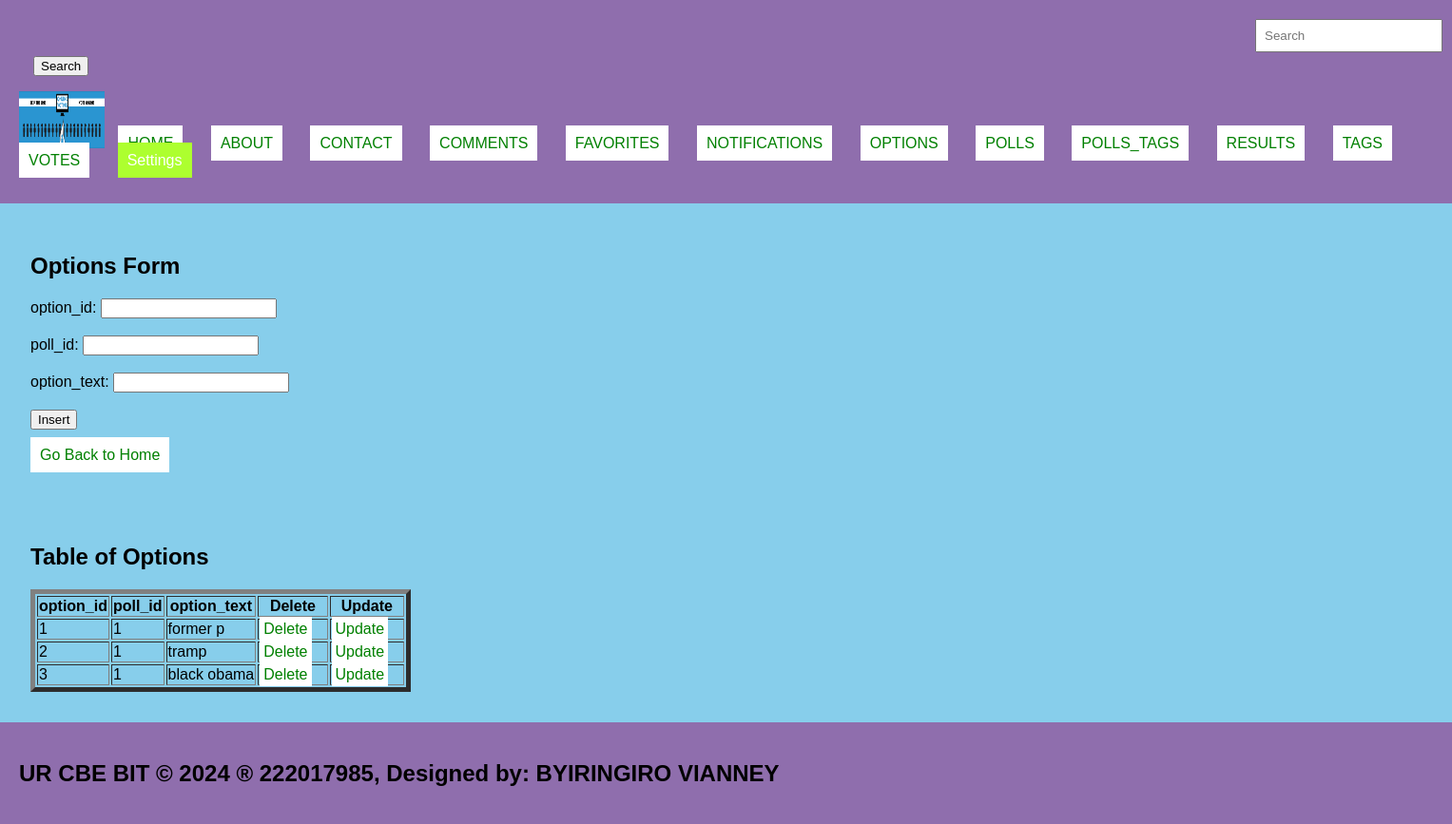
The page /Options.php on the database its author committed.
### tables this page shows
CREATE TABLE `options` (
  `option_id` int(11) NOT NULL,
  `poll_id` int(11) DEFAULT NULL,
  `option_text` text DEFAULT NULL
);

### Options.php (the view, shortened to what this page needs)
<!DOCTYPE html>
<html lang="en">
<head>
  <link rel="stylesheet" type="text/css" href="style.css" title="style 1" media="screen, tv, projection, handheld, print"/>
  </head>
<body bgcolor="skyblue">
<header>
  <form class="d-flex" role="search" action="search.php">
    <input class="form-control me-2" type="search" placeholder="Search" aria-label="Search" name="query">
    <button class="btn btn-outline-success" type="submit">Search</button>
  </form>
  <ul style="list-style-type: none; padding: 0;">
    <li style="display: inline; margin-right: 10px;"><img src="./images/Online-Voting.png" width="90" height="60" alt="Logo"></li>
    <li style="display: inline; margin-right: 10px;"><a href="./home.html">HOME</a></li>
    <li style="display: inline; margin-right: 10px;"><a href="./about.html">ABOUT</a></li>
    <li style="display: inline; margin-right: 10px;"><a href="./contact.html">CONTACT</a></li>
    <li style="display: inline; margin-right: 10px;"><a href="./Comments.php">COMMENTS</a></li>
    <li style="display: inline; margin-right: 10px;"><a href="./Favorites.php">FAVORITES</a></li>
    <li style="display: inline; margin-right: 10px;"><a href="./Notifications.php">NOTIFICATIONS</a></li>
    <li style="display: inline; margin-right: 10px;"><a href="./Options.php">OPTIONS</a></li>
    <li style="display: inline; margin-right: 10px;"><a href="./Polls.php">POLLS</a></li>
    <li style="display: inline; margin-right: 10px;"><a href="./Polls_tags.php">POLLS_TAGS</a></li>
    <li style="display: inline; margin-right: 10px;"><a href="./Results.php">RESULTS</a></li>
    <li style="display: inline; margin-right: 10px;"><a href="./Tags.php">TAGS</a></li>
    <li style="display: inline; margin-right: 10px;"><a href="./Votes.php">VOTES</a></li>
    <li class="dropdown" style="display: inline; margin-right: 10px;">
      <a href="#" style="padding: 10px; color: white; background-color: greenyellow; text-decoration: none; margin-right: 15px;">Settings</a>
    </li>
  </ul>
</header>
<section>
  <h1>Options Form</h1>
  <form method="post" action="<?php echo htmlspecialchars($_SERVER["PHP_SELF"]); ?>" onsubmit="return confirmInsert();">
    <label for="optid">option_id:</label>
    <input type="number" id="optid" name="optid"><br><br>
    <label for="pollid">poll_id:</label>
    <input type="number" id="pollid" name="pollid" required><br><br>
    <label for="opttext">option_text:</label>
    <input type="text" id="opttext" name="opttext" required><br><br>
    <input type="submit" name="add" value="Insert"><br><br>
    <a href="./home.html">Go Back to Home</a>
  </form>
</section>
<section>
  <h2>Table of Options</h2>
  <table border="5">
    <tr>
      <th>option_id</th>
      <th>poll_id</th>
      <th>option_text</th>
      <th>Delete</th>
      <th>Update</th>
    </tr>
    <?php
    include "database_connection.php";
    $sql = "SELECT * FROM options";
    $result = $connection->query($sql);
    if ($result->num_rows > 0) {
        while ($row = $result->fetch_assoc()) {
            $optionid = $row['option_id'];
            echo "<tr>
                    <td>" . $row['option_id'] . "</td>
                    <td>" . $row['poll_id'] . "</td>
                    <td>" . $row['option_text'] . "</td>
                    <td><a style='padding:4px' href='delete_Options.php?option_id=$optionid'>Delete</a></td>
                    <td><a style='padding:4px' href='update_Options.php?option_id=$optionid'>Update</a></td>
                </tr>";
        }
    } else {
        echo "<tr><td colspan='5'>No data found</td></tr>";
    }
    ?>
  </table>
</section>
<footer>
  <marquee>
    <b><h2>UR CBE BIT &copy; 2024 &reg; 222017985, Designed by: BYIRINGIRO VIANNEY</h2></b>
  </marquee>
</footer>
</body>
</html>

### style.css (style rules this page uses)
body { font-family: Arial, sans-serif; margin: 0; padding: 0; }
header { background-color: #8987; padding: 20px; }
footer { background-color: #8987; padding: 20px; }

### Options.php (style rules this page uses)
a { padding: 10px; color: white; background-color: white; text-decoration: none; margin-right: 15px; }
a:link { color: green; }
button.btn { margin-left: 15px; margin-top: 4px; }
input.form-control { margin-left: 1300px; padding: 8px; }
header { background-color: #9067; padding: 20px; }
section { padding:32px; }
footer { background-color: #9067; padding: 20px; }

### rows shown on the page
options: option_id "1", poll "1", option_text "former p"
options: option_id "2", poll "1", option_text "tramp"
options: option_id "3", poll "1", option_text "black obama"
